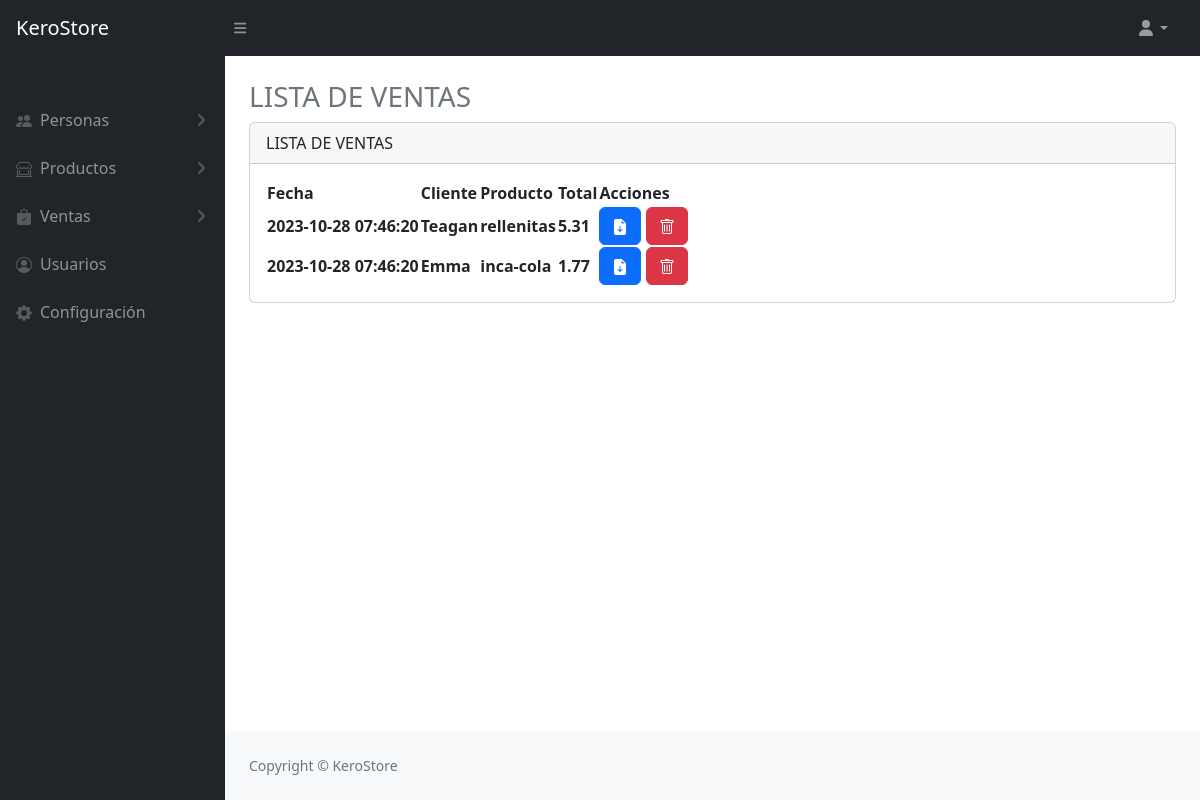
/view/ventas/mostrarLista.php (signed in), run on the app's committed database.
### tables this page shows
CREATE TABLE `factura` (
  `id` int(3) NOT NULL,
  `fecha` timestamp NULL DEFAULT current_timestamp(),
  `cliente` varchar(255) DEFAULT NULL,
  `producto` varchar(255) DEFAULT NULL,
  `cantidad` varchar(255) DEFAULT NULL,
  `precio` varchar(255) DEFAULT NULL,
  `importe` varchar(255) DEFAULT NULL,
  `igv` varchar(255) DEFAULT NULL,
  `total` varchar(255) DEFAULT NULL,
  `estado` varchar(1) DEFAULT NULL
);

### config/db.php (called while the page is built, shortened)
<?php
    class Database {
        private static $instance = null;
        private $connection;
        private function __construct() {
            $this->connection = new PDO("mysql:host=localhost:3310;dbname=db_prueba", "root", "");
            $this->connection->setAttribute(PDO::ATTR_ERRMODE, PDO::ERRMODE_EXCEPTION);
        }
        public static function getInstance() {
            if (self::$instance == null) {
                self::$instance = new Database();
            }
            return self::$instance;
        }
        public function getConnection() {
            return $this->connection;
        }
    }
?>

### model/ventaModel.php (called while the page is built, shortened)
<?php
    class ventaModel{
        private $PDO;
        public function __construct(){
            require_once("c://xampp/htdocs/projectFact/config/db.php");
            $database = Database::getInstance();
            $this->PDO = $database->getConnection();
        }
        public function index(){
            $stament = $this->PDO->prepare("SELECT*FROM factura WHERE estado=1");
            return($stament->execute()) ? $stament->fetchAll(): false;
        }
    }
?>

### controller/ventaController.php (called while the page is built, shortened)
<?php
class ventaController{
    private $model;
    public function __construct(){
        require_once("c://xampp/htdocs/projectFact/model/ventaModel.php");
        $this->model = new ventaModel;
    }
    public function index(){
        return($this->model->index()) ? $this->model->index() : false;
    }
}
?>

### view/ventas/mostrarLista.php (the view, shortened to what this page needs)
<?php
if (isset($_SESSION['usuario'])) {
    if ($_SESSION['rol'] == 1 || $_SESSION['rol_ventas'] == 1) {
        require_once("c://xampp/htdocs/projectFact/view/head/head.php");
        require_once("c://xampp/htdocs/projectFact/controller/ventaController.php");
        $obj = new ventaController();
        $data = $obj->index();
    } else {
        echo '<script>alert("No tienes acceso."); window.location.href = "/projectFact/homeuser.php" </script>';
    }
}
?>
    <div class="container-fluid px-4">
        <h3 class="mt-4 text-secondary">LISTA DE VENTAS</h3>
        <div class="card mb-4">
            <div class="card-header">
            LISTA DE VENTAS
            </div>
            <div class="card-body">
                <table id="datatablesSimple">
                    <thead>
                        <tr>
                            <th>Fecha</th>
                            <th>Cliente</th>
                            <th>Producto</th>
                            <th>Total</th>
                            <th>Acciones</th>
                        </tr>
                    </thead>
                    <tbody>
                        <?php if($data): ?>
                            <?php foreach($data as $dt): ?>
                                <tr>
                                    <th><?=$dt[1]?></th>
                                    <th><?=$dt[2]?></th>
                                    <th><?=$dt[3]?></th>
                                    <th><?=$dt[8]?></th>
                                    <th>
                                        <a href="#" class="btn btn-primary" title="Editar">
                                        </a>
                                        <a href="destroy.php?id=<?= $dt[0]?>" class="btn btn-danger" title="Eliminar">
                                        </a>
                                    </th>
                                </tr>
                            <?php endforeach; ?>
                        <?php else: ?>
                            <tr>
                                <td colspan="3">No hay registros</td>
                            </tr>
                        <?php endif; ?>
                    </tbody>
                </table>
            </div>
        </div>
    </div>
<?php
    require_once("c://xampp/htdocs/projectFact/view/head/footer.php");
?>

### data on the page
factura: fecha "2023-10-28 07:46:20", cliente "Teagan", producto "rellenitas", total "5.31"
factura: fecha "2023-10-28 07:46:20", cliente "Emma", producto "inca-cola", total "1.77"
